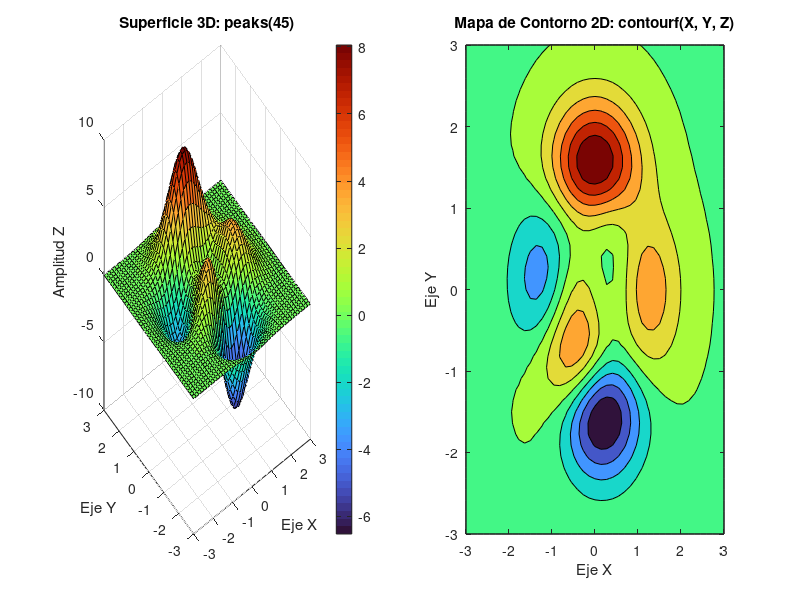

Source code (MATLAB):
%% Superficie 3D Peaks y Mapa de Contorno — Handle Graphics (hg.jar)
[X, Y, Z] = peaks(45);

figure(2);
clf;
subplot(1, 2, 1);
surf(X, Y, Z);
colormap('turbo');
colorbar();
title('Superficie 3D: peaks(45)');
xlabel('Eje X');
ylabel('Eje Y');
zlabel('Amplitud Z');

subplot(1, 2, 2);
contourf(X, Y, Z);
colormap('turbo');
title('Mapa de Contorno 2D: contourf(X, Y, Z)');
xlabel('Eje X');
ylabel('Eje Y');

z_max = max(Z);
z_min = min(Z);
fprintf('Rango de superficie peaks: [%.4f, %.4f]\n', z_min, z_max);
